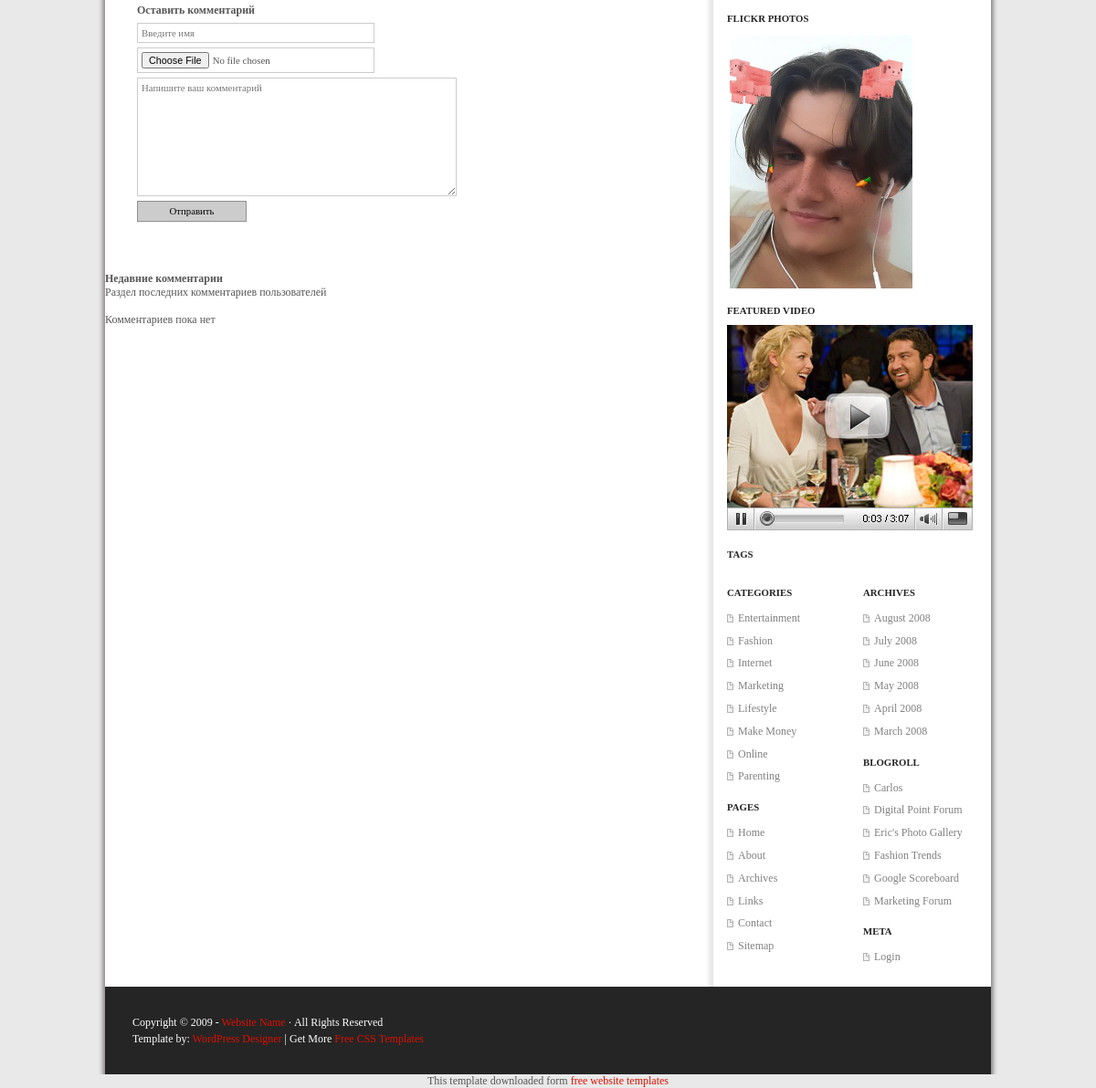
Page /page/1 (lower part) on the earlier database version.
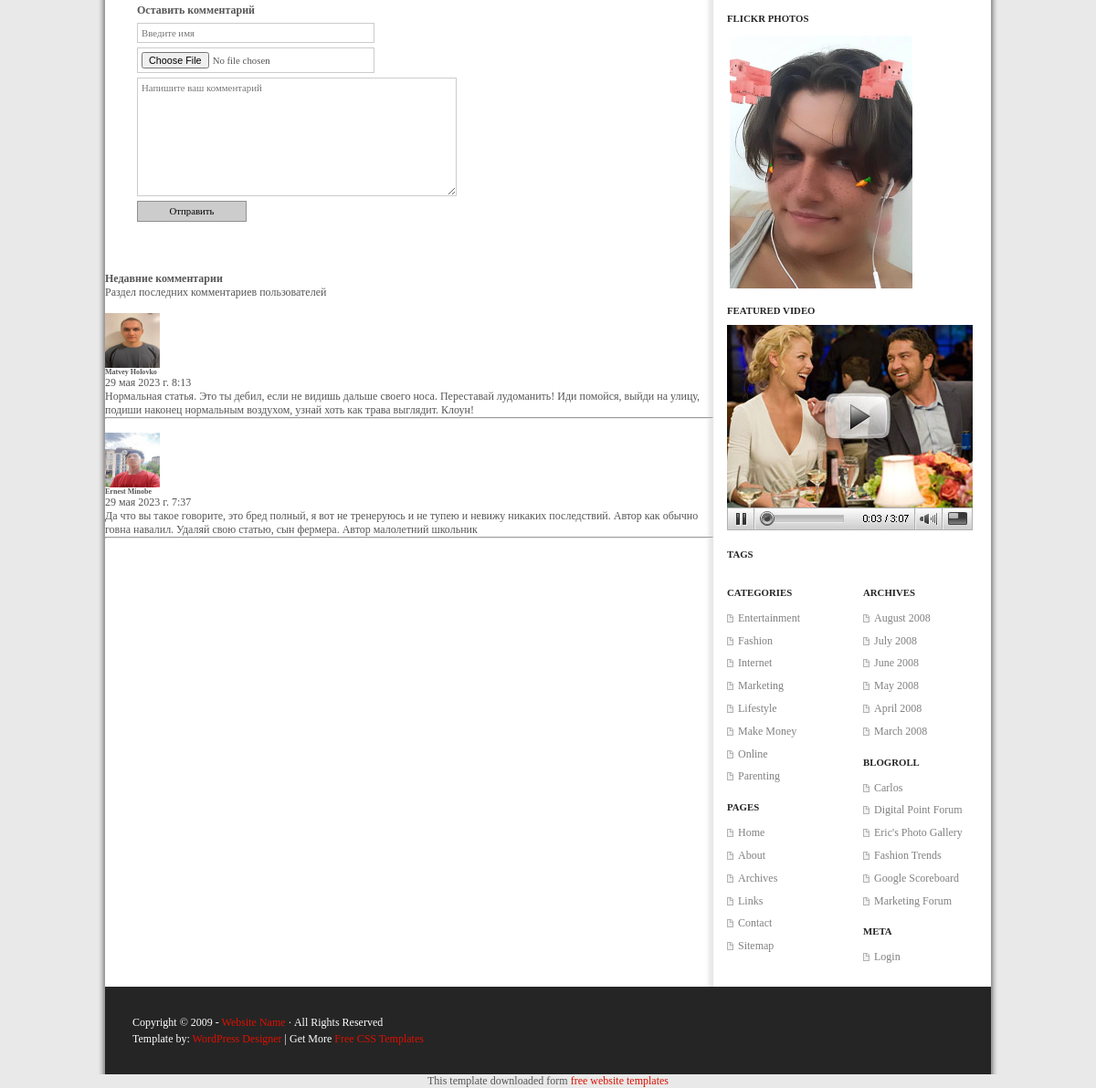
Same page on the later database version.
### blog/models.py (models this page shows, shortened)
class Comment(models.Model):
    post = models.ForeignKey(Post, related_name='comments', on_delete=models.CASCADE)
    name = models.CharField(max_length=100)
    body = models.TextField()
    created_date = models.DateTimeField(auto_now_add=True)
    image = models.ImageField(upload_to='avatar/%Y/%m/%d/', default="avatar/2023/05/29/115-1150821_default-avatar-comments-sign-in-icon.png")
    class Meta:
        verbose_name = 'Комментарий'
        verbose_name_plural = 'Комментарии'
        ordering = ['-created_date']

### blog/views.py (the view)
# urls.py: path('page/<int:id>', page),
def page(request, id):
    post_page = Post.objects.get(id=id)
    form = CommentForm()
    if request.method == 'POST':
        form = CommentForm(data=request.POST)
        data = form.save(commit=False)
        data.post = post_page
        data.save()
    return render(request, 'page.html', {"post_page": post_page, 'form': form})

### blog/forms.py
class CommentForm(forms.ModelForm):
    class Meta:
        model = Comment
        fields = ['name', 'image', 'body',]
        widgets = {
            'name': forms.TextInput(attrs={'class': 'form-control', 'placeholder': 'Введите имя'}),
            'body': forms.Textarea(attrs={'class': 'form-control', 'placeholder': 'Напишите ваш комментарий'})
        }

### blog/models.py (called while the page is built)
    def __str__(self):
        return f'{self.title}'

### blog/templates/page.html (shortened to what the changed rows need)
{% extends 'base.html' %}
{% load static %}
{% block content %}
  <div id="content">
    <div id="comments">
      <div id="respond">
      </div>
    </div>
    <br>
    <br>
{% if post_page.comments.all %}
<h4 class="mb-0">Недавние комментарии</h4>
<p class="fw-light mb-4 pb-2">Раздел последних комментариев пользователей</p>
{% for i in post_page.comments.all %}
<section>
  <div class="container my-5 py-5">
    <div class="row d-flex justify-content-center">
      <div class="col-md-12 col-lg-10">
        <div class="card text-dark">
          <div class="card-body p-4">
            <br>
          <div class="card-body p-4">
            <div class="d-flex flex-start">
              <img class="rounded-circle shadow-1-strong me-3"
                src="{{ i.image.url }}" alt="avatar" width="60"
                height="60" />
              <div>
                <h6 class="fw-bold mb-1">{{ i.name }}</h6>
                <div class="d-flex align-items-center mb-3">
                  <p class="mb-0">
                    {{ i.created_date }}
                  </p>
                </div>
                <p class="mb-0">
                  {{ i.body }}
                </p>
              </div>
            </div>
          </div>
            <hr class="my-0" />
        </div>
      </div>
    </div>
  </div>
  </div>
</section>
{% endfor %}
    {% else %}
<h4 class="mb-0">Недавние комментарии</h4>
<p class="fw-light mb-4 pb-2">Раздел последних комментариев пользователей</p>
    <br>
    <p> Комментариев пока нет </p>
{% endif %}
  </div>
  <div id="sidebar">
    <div class="wrapper">
      <h2>Flickr Photos</h2>
      <h2>Featured Video</h2>
      <h2>Tags</h2>
      <div class="l sbar">
        <h2>Categories</h2>
        <h2>Pages</h2>
      </div>
      <div class="r sbar">
        <h2>Archives</h2>
        <h2>Blogroll</h2>
        <h2>Meta</h2>
      </div>
    </div>
  </div>
{% endblock %}

Differences in the rows shown:
added Comment: image (picture), name "Matvey Holovko", created_date "29 мая 2023 г. 8:13", body "Нормальная статья. Это ты дебил, если не видишь дальше своего носа. Переставай лудоманить! Иди помойся, выйди на улицу, подиши наконец нормальным воздухом, узнай хоть как трава выглядит. Клоун!"
added Comment: image (picture), name "Ernest Minobe", created_date "29 мая 2023 г. 7:37", body "Да что вы такое говорите, это бред полный, я вот не тренеруюсь и не тупею и невижу никаких последствий. Автор как обычно говна навалил. Удаляй свою статью, сын фермера. Автор малолетний школьник"
Other differences:
text no longer shown: "Комментариев пока нет"
